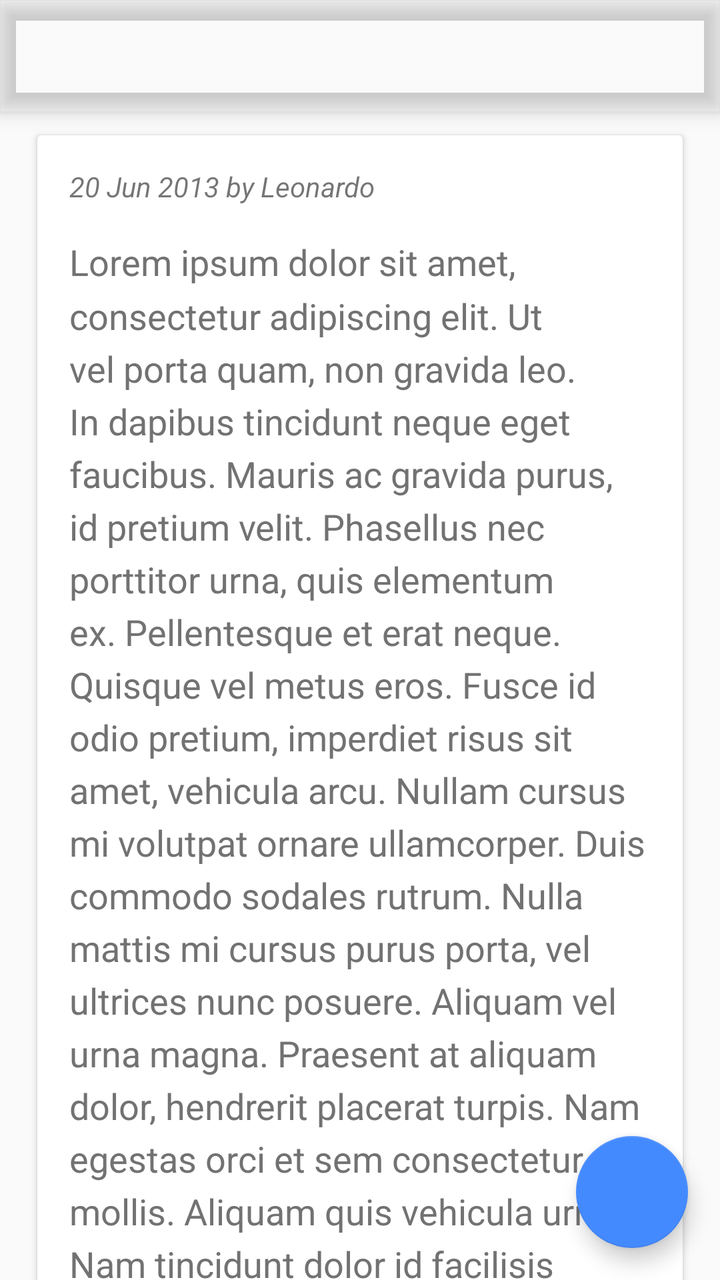
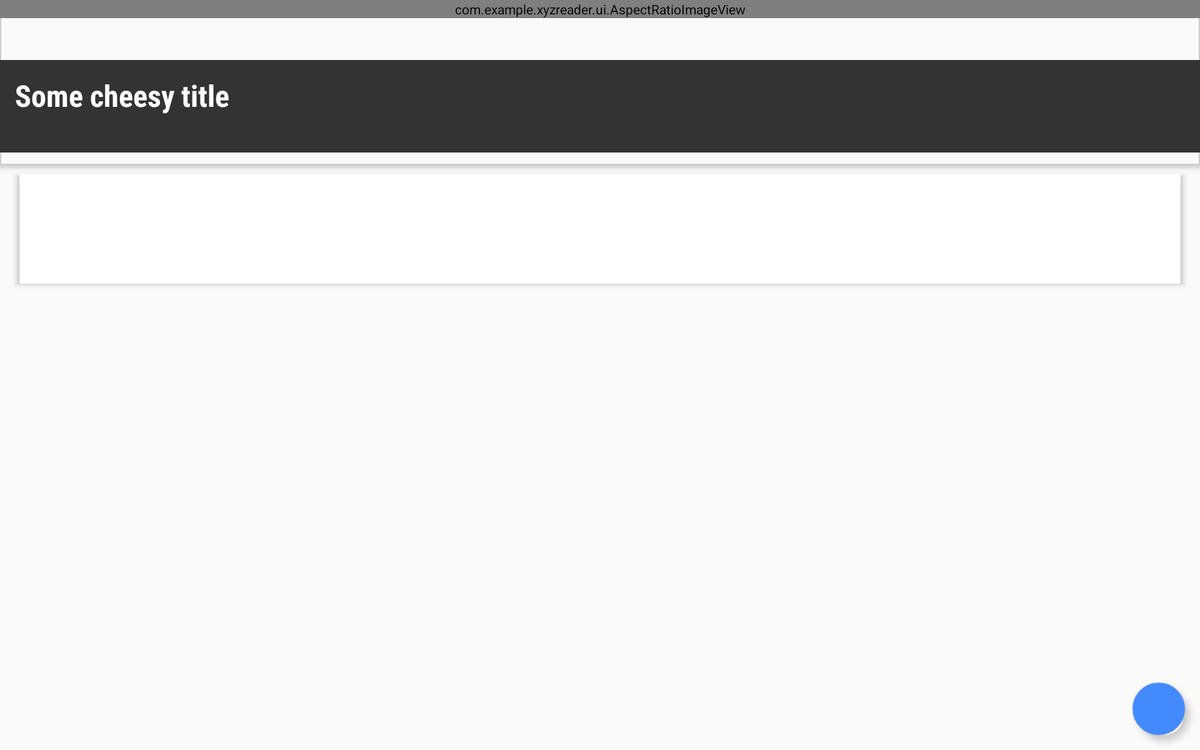

Two renders of one Android screen. The first uses the default layout on a phone; the second uses the alternative layout the repository ships for a different screen configuration, on a matching device. The two XML files are below.
<!-- AndroidManifest.xml: activity theme AppTheme -->
<!-- res/layout/activity_article_detail.xml -->
<?xml version="1.0" encoding="utf-8"?>
<android.support.design.widget.CoordinatorLayout xmlns:android="http://schemas.android.com/apk/res/android"
    xmlns:app="http://schemas.android.com/apk/res-auto"
    android:id="@+id/main_content"
    android:layout_width="match_parent"
    android:layout_height="match_parent"
    android:fitsSystemWindows="true">

    <android.support.design.widget.AppBarLayout
        android:id="@+id/appbar"
        android:layout_width="match_parent"
        android:layout_height="wrap_content"
        android:fitsSystemWindows="true"
        android:background="@android:color/transparent"
        android:theme="@style/ThemeOverlay.AppCompat.Dark.ActionBar"
        app:elevation="6dp">

        <android.support.design.widget.CollapsingToolbarLayout
            android:id="@+id/collapsing_toolbar"
            android:layout_width="match_parent"
            android:layout_height="match_parent"
            android:fitsSystemWindows="true"
            app:contentScrim="?attr/colorPrimary"
            app:layout_scrollFlags="scroll|exitUntilCollapsed">

            <FrameLayout
                android:layout_width="match_parent"
                android:layout_height="wrap_content"
                android:foreground="@drawable/scrim_gradient">
                <com.example.xyzreader.ui.AspectRatioImageView
                    android:id="@+id/article_image"
                    android:layout_width="match_parent"
                    android:layout_height="0dp"
                    android:background="#ABC"
                    app:widthToHeightRatio="1.5"
                    android:layout_gravity="top"
                    app:layout_collapseMode="parallax"/>
            </FrameLayout>

            <android.support.v7.widget.Toolbar
                android:id="@+id/toolbar"
                android:layout_width="match_parent"
                android:layout_height="?attr/actionBarSize"
                app:layout_collapseMode="pin"
                app:popupTheme="@style/ThemeOverlay.AppCompat.Light" />

        </android.support.design.widget.CollapsingToolbarLayout>

    </android.support.design.widget.AppBarLayout>

    <android.support.v4.widget.NestedScrollView
        android:id="@+id/scrollview"
        android:layout_width="match_parent"
        android:layout_height="match_parent"
        android:clipToPadding="false"
        android:fillViewport="true"
        app:layout_behavior="@string/appbar_scrolling_view_behavior">

        <RelativeLayout
            android:layout_width="match_parent"
            android:layout_height="match_parent">
            <include
                android:id="@+id/articleLayout"
                layout="@layout/layout_article_body"
                android:layout_width="match_parent"
                android:layout_height="match_parent"
                android:layout_marginTop="@dimen/rhythm_space_single"
                android:layout_marginLeft="@dimen/rhythm_space_double"
                android:layout_marginRight="@dimen/rhythm_space_double"/>
            <Space
                android:layout_width="match_parent"
                android:layout_height="@dimen/rhythm_space_single"
                android:layout_below="@id/articleLayout"/>
        </RelativeLayout>


    </android.support.v4.widget.NestedScrollView>


    <android.support.design.widget.FloatingActionButton
        android:id="@+id/share_fab"
        android:layout_width="wrap_content"
        android:layout_height="wrap_content"
        android:layout_gravity="bottom|end"
        android:layout_margin="@dimen/fab_margin"
        android:clickable="true"
        android:contentDescription="@string/action_share"
        android:src="@drawable/ic_share"
        app:layout_anchorGravity="bottom|right|end"
        app:elevation="6dp" />

</android.support.design.widget.CoordinatorLayout>
<!-- res/layout/layout_article_body.xml (included above) -->
<?xml version="1.0" encoding="utf-8"?>
<android.support.v7.widget.CardView xmlns:android="http://schemas.android.com/apk/res/android"
    xmlns:app="http://schemas.android.com/apk/res-auto"
    xmlns:tools="http://schemas.android.com/tools"
    android:layout_width="match_parent"
    android:layout_height="wrap_content"
    app:cardElevation="2dp"
    app:cardUseCompatPadding="true">

    <LinearLayout
        android:layout_width="match_parent"
        android:layout_height="wrap_content"
        android:layout_gravity="center_horizontal"
        android:orientation="vertical"
        android:padding="@dimen/rhythm_space_double">

        <TextView
            android:id="@+id/article_byline"
            style="?android:attr/textAppearanceSmall"
            android:layout_width="wrap_content"
            android:layout_height="wrap_content"
            android:textStyle="italic"
            android:layout_marginBottom="@dimen/rhythm_space_double"
            tools:text="20 Jun 2013 by Leonardo"/>

        <TextView
            android:id="@+id/article_body"
            android:layout_width="match_parent"
            android:layout_height="wrap_content"
            android:lineSpacingMultiplier="@fraction/detail_body_line_spacing_multiplier"
            tools:text="Lorem ipsum dolor sit amet, consectetur adipiscing elit. Ut vel porta quam, non gravida leo. In dapibus tincidunt neque eget faucibus. Mauris ac gravida purus, id pretium velit. Phasellus nec porttitor urna, quis elementum ex. Pellentesque et erat neque. Quisque vel metus eros. Fusce id odio pretium, imperdiet risus sit amet, vehicula arcu. Nullam cursus mi volutpat ornare ullamcorper. Duis commodo sodales rutrum. Nulla mattis mi cursus purus porta, vel ultrices nunc posuere. Aliquam vel urna magna. Praesent at aliquam dolor, hendrerit placerat turpis. Nam egestas orci et sem consectetur mollis. Aliquam quis vehicula urna. Nam tincidunt dolor id facilisis pellentesque.

Integer egestas, diam vel tempus elementum, eros tellus consectetur nulla, a pulvinar orci lectus in lorem. Sed consectetur vitae dolor rhoncus rutrum. Donec id porttitor diam. Aenean ut nunc nunc. Nullam iaculis efficitur est, at blandit elit eleifend ac. Fusce dapibus enim nisi, sed ullamcorper neque pellentesque ac. Pellentesque et elit a ante malesuada suscipit ac ut purus.

Etiam eu quam molestie, consequat neque ac, blandit est. Maecenas ornare et arcu at euismod. Sed pulvinar scelerisque ipsum id euismod. Curabitur aliquam turpis ligula, ut egestas arcu dictum sed. Nulla cursus augue non commodo lobortis. Duis viverra, nulla ac vulputate maximus, tortor ipsum sodales est, eget viverra est ante sit amet urna. Curabitur viverra nibh a fringilla porttitor. Suspendisse vehicula, nisl eu malesuada luctus, orci nunc eleifend tellus, ut ultricies lorem ante in tortor. Vestibulum ante ipsum primis in faucibus orci luctus et ultrices posuere cubilia Curae; Duis consequat felis tempor, rhoncus dolor ac, aliquam dolor. Donec vitae orci augue. Pellentesque habitant morbi tristique senectus et netus et malesuada fames ac turpis egestas. Aenean ultricies ullamcorper sapien et accumsan. Mauris faucibus odio sit amet eleifend rhoncus. Sed facilisis posuere iaculis. Etiam lacinia, metus sed viverra suscipit, turpis erat consectetur libero, eget luctus ipsum lacus eget massa."
            android:textAppearance="?android:attr/textAppearanceMedium"
            android:textColorLink="?colorAccent" />

    </LinearLayout>
</android.support.v7.widget.CardView>
<!-- resources referenced by this layout -->
<resources>
  <dimen name="fab_margin">16dp</dimen>
  <dimen name="rhythm_space_double">16dp</dimen>
  <dimen name="rhythm_space_single">8dp</dimen>
  <string name="action_share">Share</string>
  <style name="AppTheme" parent="Theme.AppCompat.Light.NoActionBar">
          <item name="colorPrimary">@color/primary</item>
          <item name="colorPrimaryDark">@color/primary_dark</item>
          <item name="colorAccent">@color/accent</item>
          <item name="android:textColorPrimary">@color/primary_text</item>
          <item name="android:textColor">@color/secondary_text</item>
          <item name="colorControlNormal">?attr/colorAccent</item>
          <item name="colorButtonNormal">?attr/colorAccent</item>
          <item name="dialogTheme">@style/AppDialogTheme</item>
          <item name="drawerArrowStyle">@style/AppTheme.Toolbar.DrawerArrowStyle</item>
      </style>
  <color name="primary">#F44336</color>
  <color name="primary_dark">#D32F2F</color>
  <color name="accent">#448AFF</color>
  <color name="primary_text">#212121</color>
  <color name="secondary_text">#727272</color>
  <style name="AppDialogTheme" parent="Theme.AppCompat.Light.Dialog">
          <item name="colorControlNormal">?attr/colorAccent</item>
          <item name="colorButtonNormal">?attr/colorAccent</item>
      </style>
  <style name="AppTheme.Toolbar.DrawerArrowStyle" parent="Widget.AppCompat.DrawerArrowToggle">
          <item name="spinBars">true</item>
          <item name="color">@android:color/white</item>
      </style>
</resources>
<!-- res/layout-xlarge/activity_article_detail.xml (the repository's variant of the layout above) -->
<!-- drawn on a large tablet held sideways -->
<?xml version="1.0" encoding="utf-8"?>
<android.support.design.widget.CoordinatorLayout xmlns:android="http://schemas.android.com/apk/res/android"
    xmlns:app="http://schemas.android.com/apk/res-auto"
    android:id="@+id/main_content"
    android:layout_width="match_parent"
    android:layout_height="match_parent"
    android:fitsSystemWindows="true">

    <android.support.design.widget.AppBarLayout
        android:id="@+id/appbar"
        android:layout_width="match_parent"
        android:layout_height="wrap_content"
        android:fitsSystemWindows="true"
        android:background="@android:color/transparent"
        android:theme="@style/ThemeOverlay.AppCompat.Dark.ActionBar">

        <android.support.design.widget.CollapsingToolbarLayout
            android:id="@+id/collapsing_toolbar"
            android:layout_width="match_parent"
            android:layout_height="match_parent"
            android:fitsSystemWindows="true"
            app:contentScrim="?attr/colorPrimary"
            app:expandedTitleMarginEnd="64dp"
            app:expandedTitleMarginStart="48dp"
            app:layout_scrollFlags="scroll|exitUntilCollapsed">

            <com.example.xyzreader.ui.AspectRatioImageView
                android:id="@+id/article_image"
                android:layout_width="match_parent"
                android:layout_height="wrap_content"
                android:background="#ABC"
                app:widthToHeightRatio="2"
                app:layout_collapseMode="parallax"/>

            <android.support.v7.widget.Toolbar
                android:id="@+id/toolbar"
                android:layout_width="match_parent"
                android:layout_height="?attr/actionBarSize"
                app:layout_collapseMode="pin"
                app:popupTheme="@style/ThemeOverlay.AppCompat.Light" />

        </android.support.design.widget.CollapsingToolbarLayout>

        <LinearLayout
            android:id="@+id/meta_bar"
            android:layout_width="match_parent"
            android:layout_height="wrap_content"
            android:layout_gravity="bottom"
            android:layout_marginBottom="@dimen/detail_metabar_vert_padding"
            android:background="#333"
            android:orientation="vertical"
            android:paddingBottom="@dimen/detail_metabar_vert_padding"
            android:paddingLeft="@dimen/detail_inner_horiz_margin"
            android:paddingRight="@dimen/detail_inner_horiz_margin"
            android:paddingTop="@dimen/detail_metabar_vert_padding">

            <TextView
                android:id="@+id/article_title"
                style="?android:attr/textAppearanceLarge"
                android:layout_width="match_parent"
                android:layout_height="wrap_content"
                android:fontFamily="sans-serif-condensed"
                android:lineSpacingMultiplier="0.9"
                android:paddingBottom="@dimen/detail_metabar_title_bottom_padding"
                android:text="Some cheesy title"
                android:textColor="#fff"
                android:textSize="@dimen/detail_title_text_size"
                android:textStyle="bold" />

            <TextView
                android:id="@+id/article_byline"
                style="?android:attr/textAppearanceSmall"
                android:layout_width="wrap_content"
                android:layout_height="wrap_content"
                android:textColor="#8fff" />
        </LinearLayout>

    </android.support.design.widget.AppBarLayout>

    <android.support.v4.widget.NestedScrollView
        android:id="@+id/scrollview"
        android:layout_width="match_parent"
        android:layout_height="match_parent"
        android:clipToPadding="false"
        android:layout_gravity="top"
        app:layout_behavior="@string/appbar_scrolling_view_behavior">


        <android.support.v7.widget.CardView
            android:layout_width="match_parent"
            android:layout_height="wrap_content"
            android:layout_marginLeft="@dimen/detail_inner_horiz_margin"
            android:layout_marginRight="@dimen/detail_inner_horiz_margin"
            app:cardElevation="4dp"
            app:cardUseCompatPadding="true">

            <LinearLayout
                android:layout_width="match_parent"
                android:layout_height="wrap_content"
                android:layout_gravity="center_horizontal"
                android:orientation="vertical">

                <TextView
                    android:id="@+id/article_body"
                    android:layout_width="match_parent"
                    android:layout_height="wrap_content"
                    android:layout_marginLeft="@dimen/rhythm_space_double"
                    android:layout_marginRight="@dimen/rhythm_space_double"
                    android:lineSpacingMultiplier="@fraction/detail_body_line_spacing_multiplier"
                    android:paddingBottom="@dimen/detail_body_bottom_margin"
                    android:text=""
                    android:textAppearance="?android:attr/textAppearanceMedium"
                    android:textColorLink="@color/theme_accent"
                    android:textSize="@dimen/detail_body_text_size" />

            </LinearLayout>
        </android.support.v7.widget.CardView>

    </android.support.v4.widget.NestedScrollView>

    <android.support.design.widget.FloatingActionButton
        android:id="@+id/share_fab"
        android:layout_width="wrap_content"
        android:layout_height="wrap_content"
        android:layout_gravity="bottom|end"
        android:layout_margin="@dimen/fab_margin"
        android:clickable="true"
        android:contentDescription="@string/action_share"
        android:src="@drawable/ic_share"
        app:elevation="6dp" />

</android.support.design.widget.CoordinatorLayout>
<!-- resources referenced by the variant -->
<!-- as a large tablet held sideways resolves them -->
<resources>
  <dimen name="detail_body_bottom_margin">88dp</dimen>
  <dimen name="detail_body_text_size">22sp</dimen>
  <dimen name="detail_inner_horiz_margin">16dp</dimen>
  <dimen name="detail_metabar_title_bottom_padding">4dp</dimen>
  <dimen name="detail_metabar_vert_padding">16dp</dimen>
  <dimen name="detail_title_text_size">32sp</dimen>
  <dimen name="fab_margin">16dp</dimen>
  <dimen name="rhythm_space_double">16dp</dimen>
  <string name="action_share">Share</string>
  <style name="AppTheme" parent="Theme.AppCompat.Light.NoActionBar">
          <item name="colorPrimary">@color/primary</item>
          <item name="colorPrimaryDark">@color/primary_dark</item>
          <item name="colorAccent">@color/accent</item>
          <item name="android:textColorPrimary">@color/primary_text</item>
          <item name="android:textColor">@color/secondary_text</item>
          <item name="colorControlNormal">?attr/colorAccent</item>
          <item name="colorButtonNormal">?attr/colorAccent</item>
          <item name="dialogTheme">@style/AppDialogTheme</item>
          <item name="drawerArrowStyle">@style/AppTheme.Toolbar.DrawerArrowStyle</item>
      </style>
  <color name="primary">#F44336</color>
  <color name="primary_dark">#D32F2F</color>
  <color name="accent">#448AFF</color>
  <color name="primary_text">#212121</color>
  <color name="secondary_text">#727272</color>
  <style name="AppDialogTheme" parent="Theme.AppCompat.Light.Dialog">
          <item name="colorControlNormal">?attr/colorAccent</item>
          <item name="colorButtonNormal">?attr/colorAccent</item>
      </style>
  <style name="AppTheme.Toolbar.DrawerArrowStyle" parent="Widget.AppCompat.DrawerArrowToggle">
          <item name="spinBars">true</item>
          <item name="color">@android:color/white</item>
      </style>
</resources>
